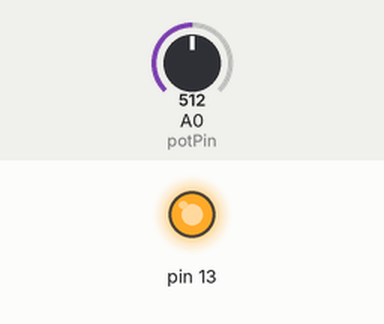
The sketch below on a simulated Arduino Leonardo, built with avr-gcc and run on an emulated ATmega32U4. Parts: output pins drawn as LEDs (lit = HIGH). Inputs (shaded band) come from the test bench; at power-on: A0 (potPin) = 512. USB keyboard and mouse output is not drawn; what the sketch prints to the serial monitor is not drawn.

Above: at 0.1 s.
Timing chart, 0 to 1.6 s (numbered marks = the images above):
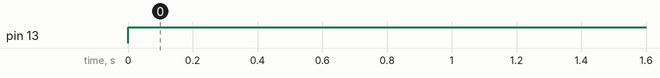

The sketch:

bicycleController.ino
```cpp
#include "Joystick.h"

Joystick_ Joystick;

// Set to true to test "Auto Send" mode or false to test "Manual Send" mode.
//const bool testAutoSendMode = true;
const bool testAutoSendMode = false;

const unsigned long gcCycleDelta = 1000;
const unsigned long gcAnalogDelta = 25;
const unsigned long gcButtonDelta = 500;
unsigned long gNextTime = 0;
unsigned int gCurrentStep = 0;

int potPin = 0; // selecione o pino de entrada ao potenciômetro
int val = 0;    // variável a guardar o valor proveniente do sensor

void setup() {
  if (testAutoSendMode)
  {
    Joystick.begin();
  }
  else
  {
    Joystick.begin(false);
  }

  pinMode(A0, INPUT_PULLUP);
  pinMode(13, OUTPUT);

  Joystick.setXAxisRange(0, 1023);
  Joystick.setYAxisRange(0, 1023);

  Joystick.setYAxis(511);

  Serial.begin(9600);
}

void loop() {

  // System Disabled
//  if (digitalRead(A0) != 0)
//  {
//    digitalWrite(13, 0);
//    return;
//  }

  // Turn indicator light on.
  digitalWrite(13, 1);

  val = analogRead(potPin); // ler o valor do potenciômetro
  Serial.println(val);
  Joystick.setXAxis(val);

  if (testAutoSendMode == false)
    {
      Joystick.sendState();
    }
}
```

Measured:
- by itself, pin 13: LOW → HIGH at 0.00 s
